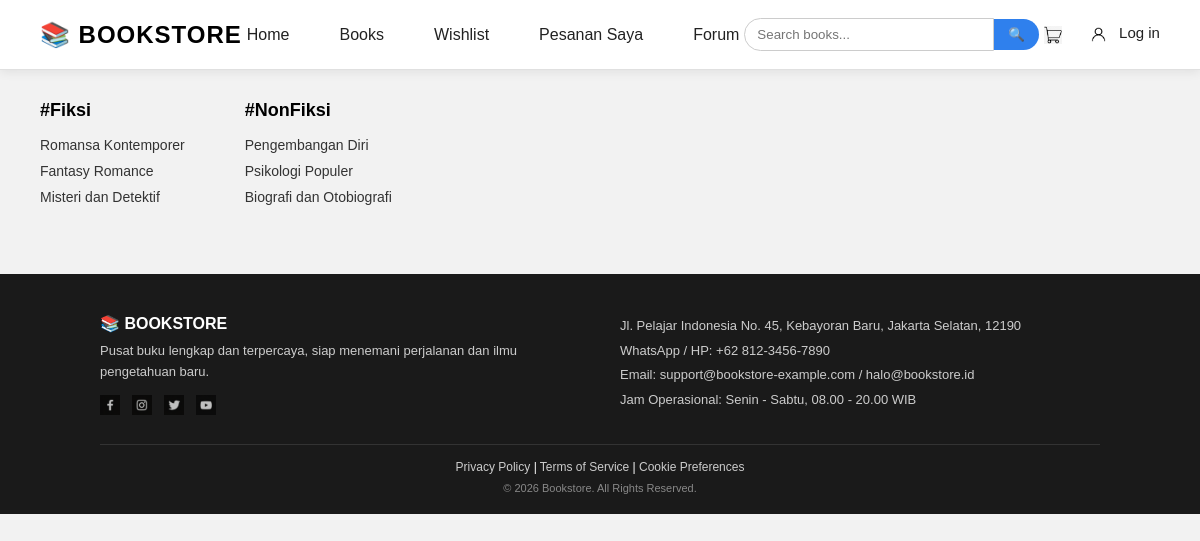
The page /books.php on the database its author committed.
### tables this page shows
CREATE TABLE `categories` (
  `id` int(11) NOT NULL AUTO_INCREMENT,
  `nama_kategori` varchar(100) NOT NULL,
  `parent_id` int(11) DEFAULT NULL,
  PRIMARY KEY (`id`),
  KEY `parent_id` (`parent_id`),
  CONSTRAINT `categories_ibfk_1` FOREIGN KEY (`parent_id`) REFERENCES `categories` (`id`) ON DELETE SET NULL
);

### books.php (the view, shortened to what this page needs)
<?php
include 'config.php';
$query_main = "SELECT * FROM categories WHERE parent_id IS NULL";
$result_main = mysqli_query($conn, $query_main);
?>
<!DOCTYPE html>
<html lang="id">
<head>
    <link rel="stylesheet" href="assets/css/style.css">
</head>
<body>
    <header class="navbar">
        <div class="logo">📚 BOOKSTORE</div>
        <nav class="nav-links">
            <a href="index.php">Home</a>
            <a href="books.php">Books</a>
            <a href="wishlist.php">Wishlist</a>
            <a href="riwayat_pesanan.php">Pesanan Saya</a>
            <a href="#">Forum</a>
        </nav>
        <form method="GET" action="search.php" class="search-box">
            <input type="text" name="q" placeholder="Search books...">
            <button type="submit">🔍</button>
        </form>
        <div class="nav-icons">
            <a href="cart.php"><img src="assets/icons/trolley.png" alt="Cart" class="icon-cart"></a>
            <?php if (isset($_SESSION['user_id'])) { ?>
                <span class="user-info">
                    <img src="assets/icons/icon.png" alt="User" class="icon-user">
                    <?php echo $_SESSION['nama']; ?>
                </span>
                <a href="logout.php" class="logout-link">Logout</a>
            <?php } else { ?>
                <a href="login.php"><img src="assets/icons/icon.png" alt="User" class="icon-user"> Log in</a>
            <?php } ?>
        </div>
    </header>
    <section class="category-section">
        <div class="category-columns">
            <?php
            while ($main = mysqli_fetch_assoc($result_main)) {
                $main_id = $main['id'];
                $query_sub = "SELECT * FROM categories WHERE parent_id = $main_id";
                $result_sub = mysqli_query($conn, $query_sub);
            ?>
                <div class="category-column">
                    <h3>#<?php echo str_replace('-', '', $main['nama_kategori']); ?></h3>
                    <ul class="genre-list">
                        <?php
                        while ($sub = mysqli_fetch_assoc($result_sub)) {
                        ?>
                            <li>
                                <a href="books_list.php?category=<?php echo $sub['id']; ?>">
                                    <?php echo $sub['nama_kategori']; ?>
                                </a>
                            </li>
                        <?php
                        }
                        ?>
                    </ul>
                </div>
            <?php
            }
            ?>
        </div>
    </section>
    <footer>
        <div class="footer-content">
            <div class="footer-about">
                <p class="footer-title">📚 BOOKSTORE</p>
                <p class="footer-desc">Pusat buku lengkap dan terpercaya, siap menemani perjalanan dan ilmu pengetahuan baru.</p>
                <div class="footer-socials">
                    <a href="#" title="Facebook"><img src="assets/icons/FC.png" alt="Facebook"></a>
                    <a href="#" title="Instagram"><img src="assets/icons/IG.png" alt="Instagram"></a>
                    <a href="#" title="Twitter"><img src="assets/icons/TW.png" alt="Twitter"></a>
                    <a href="#" title="Youtube"><img src="assets/icons/YT.png" alt="Youtube"></a>
                </div>
            </div>
            <div class="footer-contact">
                <p>Jl. Pelajar Indonesia No. 45, Kebayoran Baru, Jakarta Selatan, 12190</p>
                <p>WhatsApp / HP: +62 812-3456-7890</p>
                <p>Email: support@bookstore-example.com / halo@bookstore.id</p>
                <p>Jam Operasional: Senin - Sabtu, 08.00 - 20.00 WIB</p>
            </div>
        </div>
        <div class="footer-bottom">
            <div class="footer-links">
                <a href="privacy-policy.php">Privacy Policy</a> | <a href="terms-of-service.php">Terms of Service</a> | <a href="cookie-preferences.php">Cookie Preferences</a>
            </div>
            <p class="footer-copyright">&copy; <?php echo date('Y'); ?> Bookstore. All Rights Reserved.</p>
        </div>
    </footer>
</body>
</html>

### assets/css/style.css (style rules this page uses)
* { margin: 0; padding: 0; box-sizing: border-box; font-family: Arial, sans-serif; }
body { background-color: #f2f2f2; }
.navbar { display:flex; justify-content:space-between; align-items:center; padding:18px 40px; background:white; border-bottom: 1px solid #e0e0e0; box-shadow:0 2px 10px rgba(0,0,0,.08); position:sticky; top:0; z-index:999; }
.logo { font-size:24px; font-weight:bold; letter-spacing:1px; }
.nav-links { display:flex; gap:50px; }
.nav-links a { text-decoration:none; color:#222; transition:.2s; }
.search-box { display:flex; align-items:center; }
.search-box input { width:250px; padding:8px 12px; border:1px solid #ccc; border-radius:20px 0 0 20px; outline:none; }
.search-box button { padding:8px 14px; border:none; background:#2f80ed; color:white; border-radius:0 20px 20px 0; cursor:pointer; }
.nav-icons { display:flex; gap:20px; align-items:center; }
.nav-icons a { text-decoration:none; color:#222; font-size: 15px; }
.icon-cart { width: 18px; height: 18px; vertical-align: middle; margin-right: 4px; }
.icon-user { width: 25px; height: 25px; vertical-align: middle; margin-right: 4px; }
.category-section { padding: 30px 40px; }
.category-columns { display: flex; gap: 60px; }
.category-column h3 { font-size: 18px; margin-bottom: 15px; }
.genre-list { list-style: none; }
.genre-list li { margin-bottom: 8px; }
.genre-list a { text-decoration: none; color: #333; font-size: 14px; }
footer { background-color: #1a1a1a; color: white; padding: 40px 40px 20px; margin-top: 30px; }
.footer-content { display: flex; justify-content: space-between; gap: 40px; max-width: 1000px; margin: 0 auto; text-align: left; flex-wrap: wrap; }
.footer-about { flex: 1; min-width: 220px; }
.footer-title { font-weight: bold; font-size: 16px; margin-bottom: 8px; }
.footer-desc { font-size: 13px; color: #ccc; line-height: 1.6; margin-bottom: 12px; }
.footer-socials { display: flex; gap: 12px; }
.footer-socials a { text-decoration: none; font-size: 16px; opacity: 0.85; }
.footer-socials img { width: 20px; height: 20px; opacity: 0.85; }
.footer-contact { flex: 1; min-width: 220px; font-size: 13px; color: #ccc; line-height: 1.9; }
.footer-bottom { max-width: 1000px; margin: 25px auto 0; padding-top: 15px; border-top: 1px solid #333; text-align: center; }
.footer-links { font-size: 12px; margin-bottom: 8px; }
.footer-links a { color: #ccc; text-decoration: none; }
.footer-copyright { font-size: 11px; color: #888; }

### rows shown on the page
categories: nama_kategori "Fiksi"
categories: nama_kategori "Romansa Kontemporer"
categories: nama_kategori "Fantasy Romance"
categories: nama_kategori "Misteri dan Detektif"
categories: nama_kategori "NonFiksi"
categories: nama_kategori "Pengembangan Diri"
categories: nama_kategori "Psikologi Populer"
categories: nama_kategori "Biografi dan Otobiografi"
